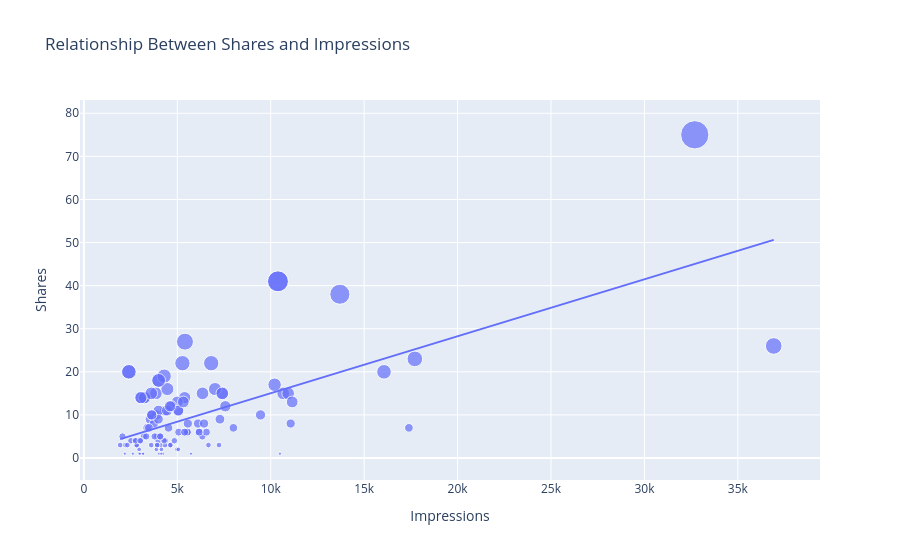

Write notebook code for a chart like this one.
### Code cell
figure = px.scatter(data_frame=data,x='Impressions',
                    y='Shares',size='Shares',trendline='ols',
                    title="Relationship Between Shares and Impressions")
figure.show()
